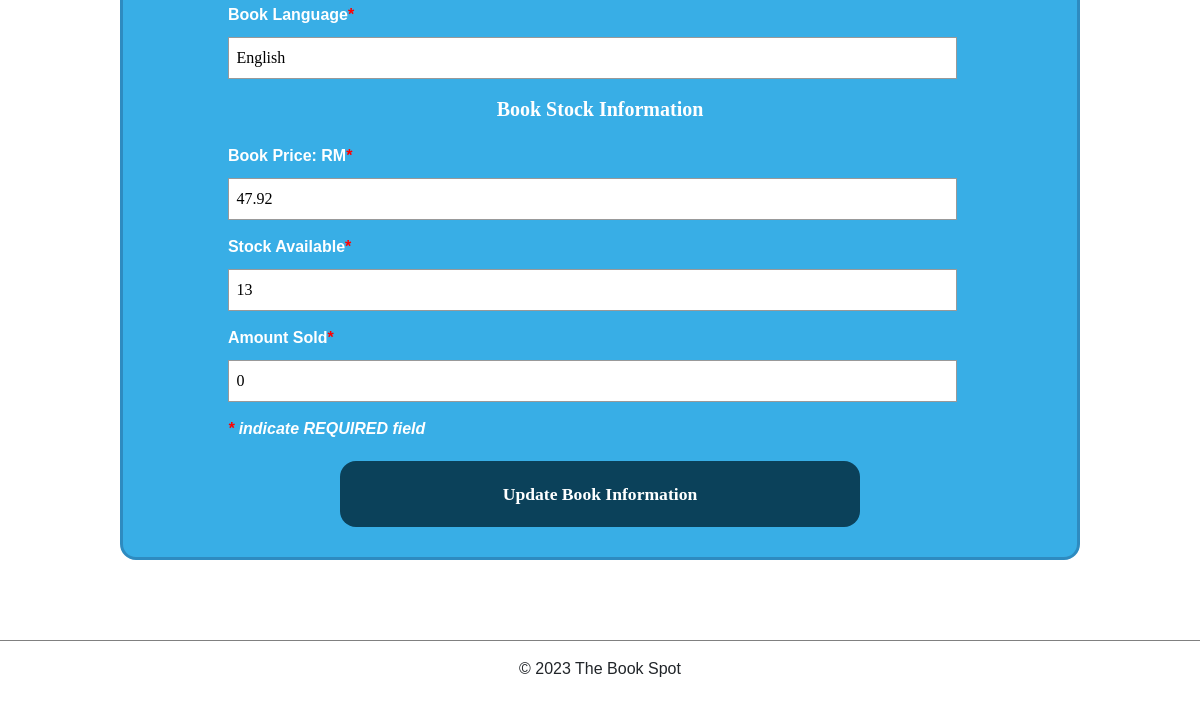
The page /editBook.php?book_id=2 (signed in, lower part) on the database as committed earlier.
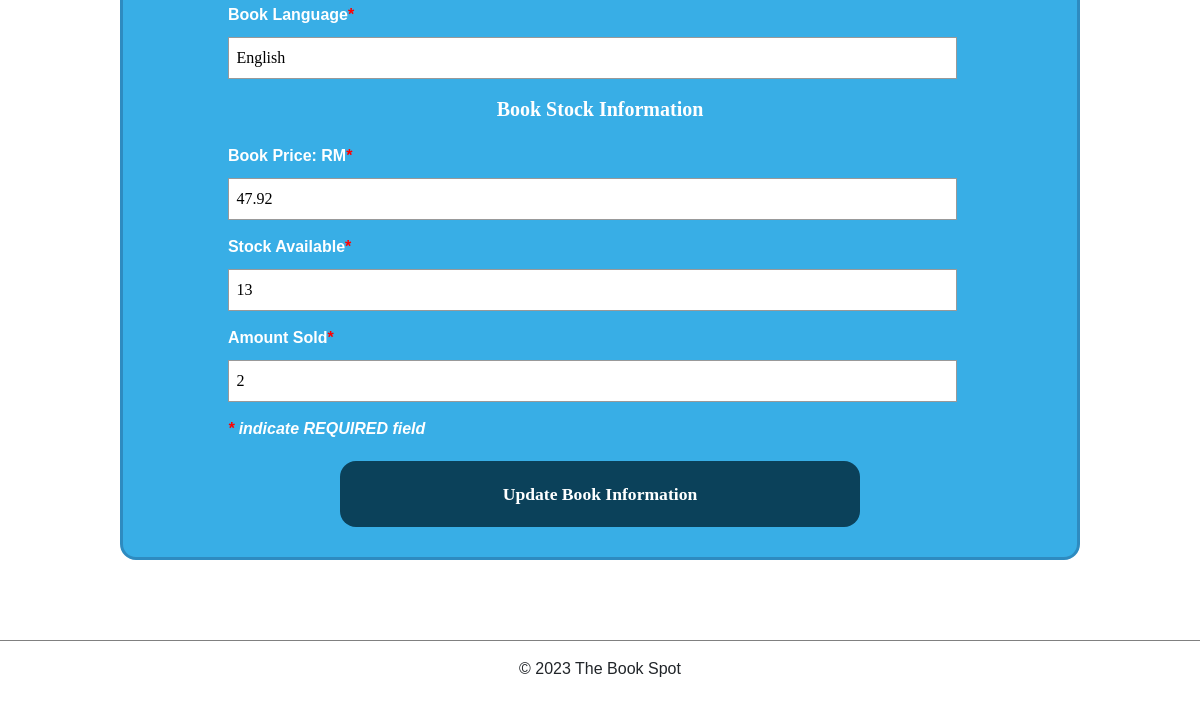
The same page on the database as committed later.
### tables this page shows
CREATE TABLE `books` (
  `book_id` int(11) NOT NULL,
  `image` varchar(255) DEFAULT NULL,
  `title` varchar(255) DEFAULT NULL,
  `author` varchar(255) DEFAULT NULL,
  `genre` varchar(255) DEFAULT NULL,
  `format` varchar(255) DEFAULT NULL,
  `publisher` varchar(255) DEFAULT NULL,
  `publication_date` date DEFAULT NULL,
  `description` text DEFAULT NULL,
  `book_ISBN` varchar(13) DEFAULT NULL,
  `language` varchar(255) DEFAULT NULL,
  `price` decimal(10,2) DEFAULT NULL,
  `stock` int(11) DEFAULT NULL,
  `amt_sold` int(11) DEFAULT NULL,
  `create_at` datetime DEFAULT current_timestamp()
);

### editBook.php (the view, shortened to what this page needs)
<!DOCTYPE html>
<html lang="en">
<head>
    <link href = "styles/editBook.css" rel="stylesheet" />
    <link href = "styles/responsive.css" rel="stylesheet" media ="screen and (max-width:1024px)" />
    <link href="https://cdn.jsdelivr.net/npm/bootstrap@5.2.1/dist/css/bootstrap.min.css" rel="stylesheet" />
    <link rel="stylesheet" href="https://cdn.jsdelivr.net/npm/bootstrap-icons@1.9.1/font/bootstrap-icons.css" />
    <link rel="stylesheet" href="https://cdnjs.cloudflare.com/ajax/libs/font-awesome/5.15.4/css/all.min.css" />
</head>
<body>
    <?php
        $book_id = $_GET['book_id'];
        require_once('settings.php');
        $conn = @mysqli_connect($host, $user, $pwd, $sql_db);
        if (!$conn)
        {
            echo "<p>Database connection failure</p>";
        }
        else
        {
            $sql_table="books";
            $query = "SELECT * FROM $sql_table WHERE book_id = '$book_id';";
            $result = mysqli_query($conn, $query);
            $book = mysqli_fetch_assoc($result);
        }
    ?>
    <div class="bg-text">
        <form name="bookInformation" method="post" action="editBook_posting.php" onsubmit="return infoValidation()">
            <br><br>
            <fieldset>
                <label for="image">Book Image</label><p class="required">*</p><br>
                <input type="text" name="image" id="image" value="<?php echo $book['image']; ?>" placeholder="Book Image Hyperlink" class="fields"> <br>
                <label for="title">Book Title</label><p class="required">*</p><br>
                <input type="text" name="title" id="title" value="<?php echo $book['title']; ?>" placeholder="Book Title" class="fields"><br>
                <label for="author">Book Author</label><p class="required">*</p><br>
                <input type="text" name="author" id="author" value="<?php echo $book['author']; ?>" placeholder="Name of Book Author" class="fields"> <br>
                <label for="genre">Book Genre</label><p class="required">*</p><br>
                <label for="type">Book Type</label><p class="required">*</p><br>
                <label for="publisher">Book Publisher</label><p class="required">*</p><br>
                <input type="text" name="publisher" id="publisher" value="<?php echo $book['publisher']; ?>" placeholder="Name of Book Publisher" class="fields"> <br>
                <label for="pubDate">Publication Date</label><p class="required">*</p><br>
                <input type="date" name="pubDate" id="pubDate" value="<?php echo $book['publication_date']; ?>" class="fields"> <br>
                <label for="bookDesc">Book Description</label><p class="required">*</p><br>
                <label for="isbn">Book ISBN Number</label><p class="required">*</p><br>
                <input type="text" name="isbn" id="isbn" value="<?php echo $book['book_ISBN']; ?>" placeholder="ISBN Number without -" maxlength="13" class="fields"><br>
                <label for="bookLang">Book Language</label><p class="required">*</p><br>
                <input type="text" name="bookLang" id="bookLang" value="<?php echo $book['language']; ?>" placeholder="Book Language" class="fields"> <br>
            </fieldset>
            <br>
            <fieldset>
                <legend class="formGroup">Book Stock Information</legend>
                <label for="price">Book Price: RM</label><p class="required">*</p><br>
                <input type="text" name="price" id="price" value="<?php echo $book['price']; ?>" placeholder="Individual Book Selling Price in RM" class="fields"> <br>
                <label for="stock">Stock Available</label><p class="required">*</p><br>
                <input type="text" name="stock" id="stock" value="<?php echo $book['stock']; ?>" placeholder="Stock Available" class="fields"><br>
                <label for="amount">Amount Sold</label><p class="required">*</p><br>
                <input type="text" name="amount" id="amount" value="<?php echo $book['amt_sold']; ?>" placeholder="Amount Sold" class="fields"> <br>
            </fieldset>
            <i><p class="required" style = "margin-top: 10px;">*</p> indicate REQUIRED field</i><br>
            <button type="submit" id="submitButton" class="submitButton">Update Book Information</button>
        </form>
    </div>
</body>
<?php
    include 'inc/footer.inc';
?>

### inc/footer.inc
<footer>
    <p>&copy; 2023 The Book Spot</p>
</footer>

### styles/editBook.css (style rules this page uses)
* { font-family: Verdana, sans-serif; }
footer { clear: both; padding:1em 3%; margin-top:5em; border-top:1px solid gray; text-align:center; }
.bg-text { background-color: white; background-color: #38AEE6; color: white; font-weight: bold; border: 3px solid #2E8BC0; width: 80%; padding-top: 50px; border-radius: 1rem; margin-left: 10%; margin-top: 50px; padding-bottom: 30px; }
form { margin: 0 11%; width: 78%; display: flex; flex-wrap: wrap; }
fieldset { border: 1px solid lightgray; flex:100%; }
legend { font-weight: 700; }
input, textarea { width: 100%; border: 1px solid #999; }
.submitButton { margin: .5em; font-size: 1em; text-transform: capitalize; background-color: #11577892; color: white; border: none; padding: 5px; border-radius: 2px; }
#submitButton { margin: 0 15%; font-family: Verdana; font-size: 1.1rem; font-weight: bold; background-color: #0B415A; width: 70%; border-radius: 1rem; padding-top: 20px; padding-bottom: 20px; margin-top: 20px; }
.formGroup { font-size: 1.25rem; font-family: Verdana; color: white; justify-content: center; align-items: center; display:flex; margin-bottom: 20px; }
.fields, .textField { margin-top: 10px; padding-bottom: 8px; padding-top: 8px; font-size: 1rem; font-family: Verdana; width: 98%; padding-left: 1%; margin-right: 1%; }
.required { color: red; display: inline; }

Rows that differ between the two databases and show on the page:
changed books "English": amount "0" → "2"
